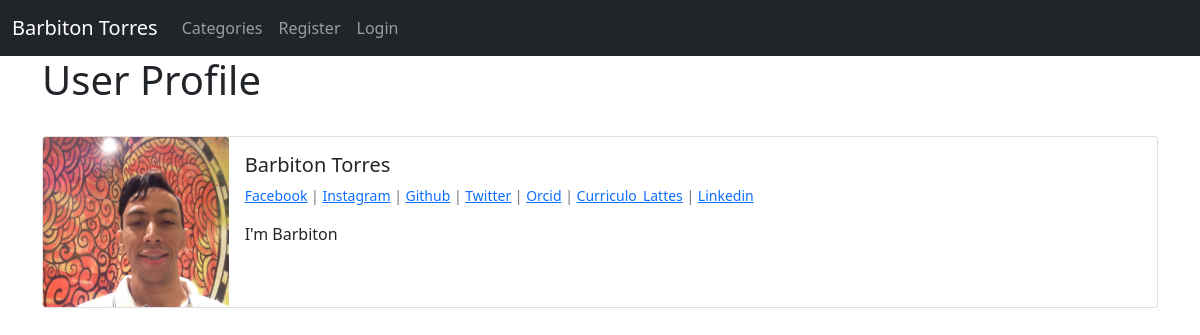
Screenshot of /members/2/profile/ with the database file from the repository.
### theblog/models.py (models this page shows, shortened)
class Profile(models.Model):
    user = models.OneToOneField(User, null=True, on_delete=models.CASCADE)
    bio = models.TextField()
    profile_pic = models.ImageField(null= True, blank=True, upload_to="images/profile/")
    facebook_url = models.CharField(max_length=250, null= True, blank=True)
    instagram_url = models.CharField(max_length=250, null= True, blank=True)
    github_url = models.CharField(max_length=250, null= True, blank=True)
    twitter_url = models.CharField(max_length=250, null= True, blank=True)
    orcid_url = models.CharField(max_length=250, null= True, blank=True)
    curriculo_lattes_url = models.CharField(max_length=250, null= True, blank=True)
    linkedin_url = models.CharField(max_length=250, null= True, blank=True)

### members/views.py (the view)
# urls.py: path('<int:pk>/profile/', ShowProfilePageView.as_view(), name='show_profile_page'),
class ShowProfilePageView(DetailView):
    model = Profile
    template_name = 'registration/user_profile.html'
    def get_context_data(self, *args, **kwargs):
        users = Profile.objects.all()
        context = super(ShowProfilePageView, self).get_context_data(*args, **kwargs)
        page_user = get_object_or_404(Profile, id=self.kwargs['pk'])
        context["page_user"] = page_user
        return context

### members/templates/registration/user_profile.html
{% extends 'base.html' %}
{% load static %}
{% block content %}
<h1>User Profile</h1>
<br/>
<div class="card mb-3">
    <div class="row g-0">
      <div class="col-md-2">
{% if page_user.profile_pic %}
        <img src="{{ page_user.profile_pic.url }}" class="card-img">
{% else %}
    <img src="{% static 'static/theblog/images/unnamed.png.png' %}" class="card-img">
{% endif %}
      </div>
      <div class="col-md-10">
        <div class="card-body">
          <h5 class="card-title">
                {{ page_user.user.first_name }}
                {{ page_user.user.last_name }}
          </h5>
          <p class="small text-muted">
              {% if page_user.facebook_url  %}
                    <a href="{{ page_user.facebook_url }}
                     ">Facebook</a>
              {% endif %}
              {% if page_user.instagram_url  %}
                    | <a href="{{ page_user.instagram_url }}
                    ">Instagram</a>
              {% endif %}
              {% if page_user.github_url  %}
                    | <a href="{{ page_user.github_url }}
                    ">Github</a>
              {% endif %}
              {% if page_user.twitter_url  %}
                    |  <a href="{{ page_user.twitter_url }}
                    ">Twitter</a>
              {% endif %}
              {% if page_user.orcid_url  %}
                    | <a href="{{ page_user.orcid_url }}
                    ">Orcid</a>
              {% endif %}
              {% if page_user.curriculo_lattes_url  %}
                    | <a href="{{ page_user.curriculo_lattes_url }}
                    ">Curriculo_Lattes</a>
              {% endif %}
              {% if page_user.curriculo_lattes_url  %}
                    | <a href="{{ page_user.linkedin_url }}
                    ">Linkedin</a>
              {% endif %}
          </p>
          <p class="card-text">
              {{ page_user.bio }}
          </p>
        </div>
      </div>
    </div>
  </div>
{% endblock %}

### rows the page displays
Profile: profile_pic (picture), user.first_name "Barbiton", user.last_name "Torres", bio "I'm Barbiton"
